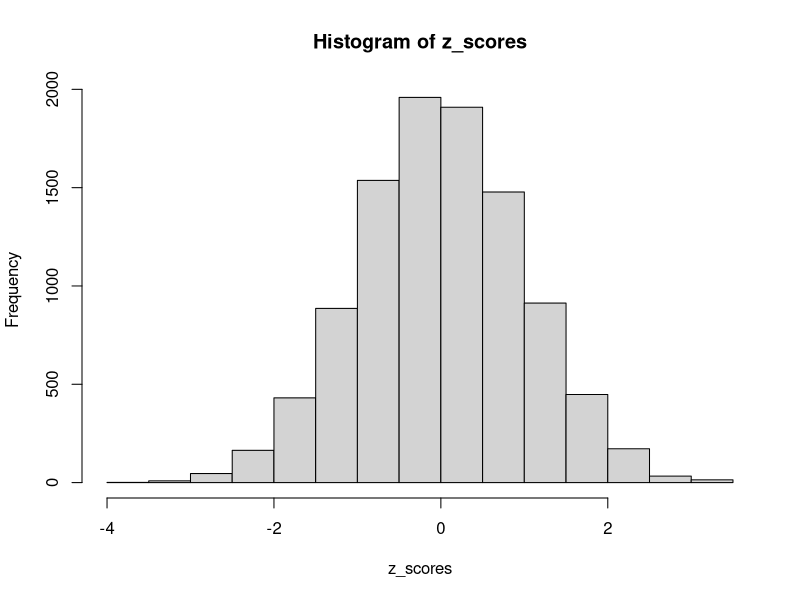
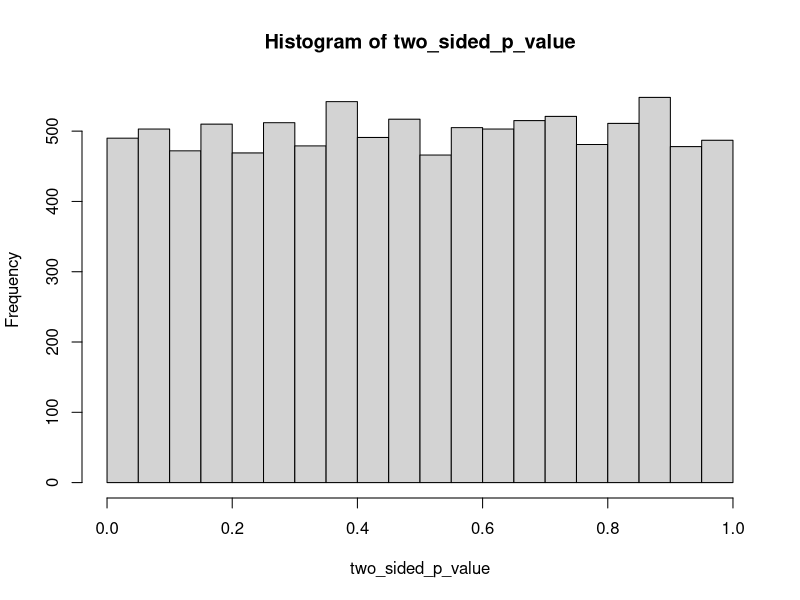
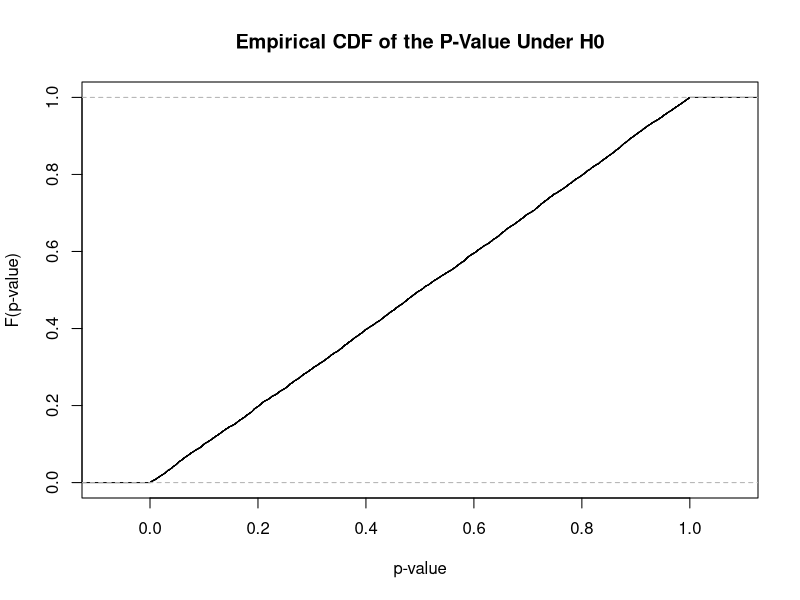
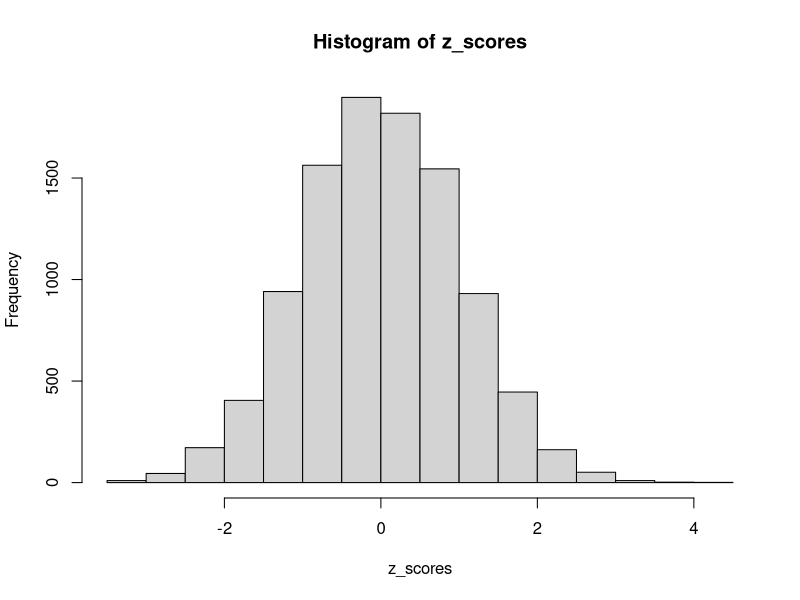
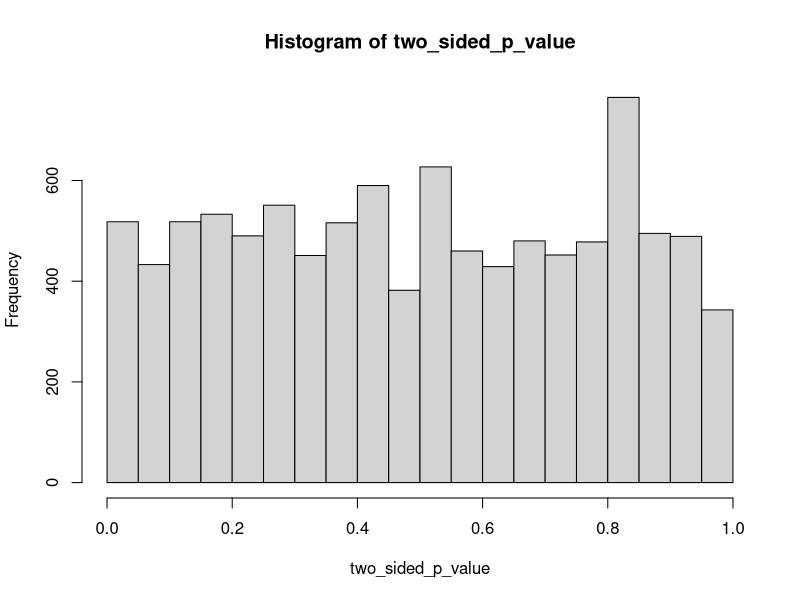
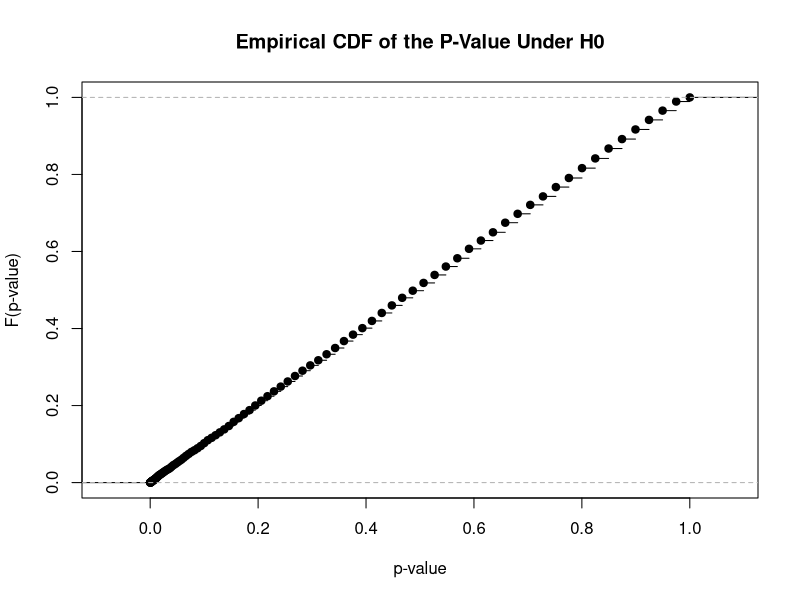
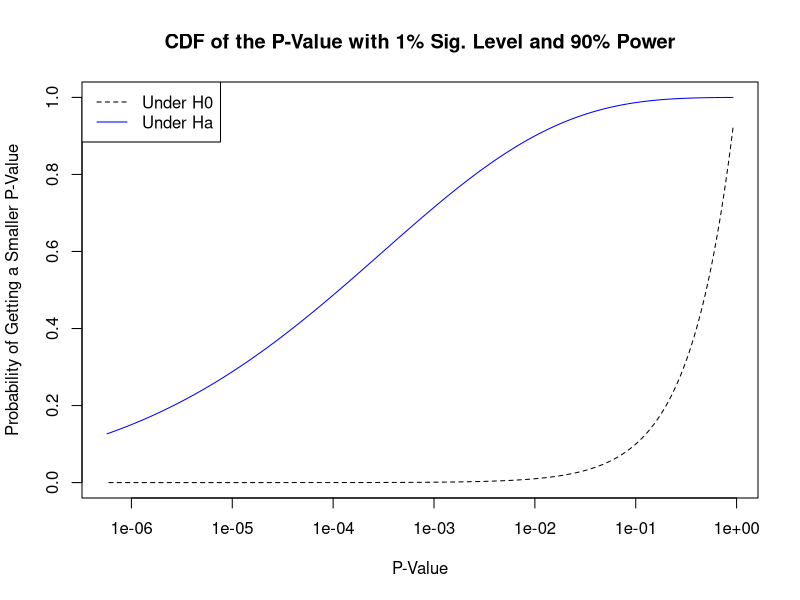
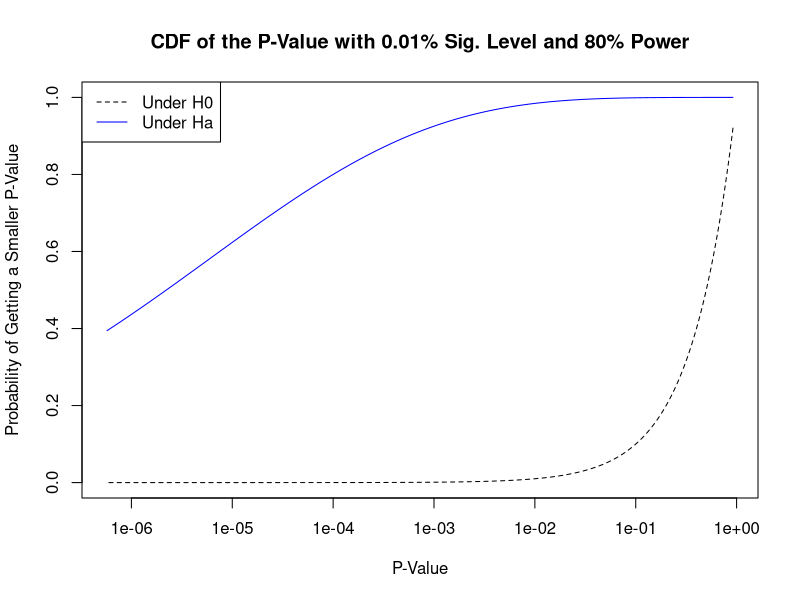

Reproduce these figures in R, in order.
## ---- chunk 1
knitr::opts_chunk$set(echo = TRUE)
## ---- chunk 2
set.seed(23)
n <- 100
mu <- 70
sigma <- 10

xbar <- numeric(10000) # empty vector to store sample means in

for(i in 1:10000){
  sim_values <- rnorm(n, mean = mu, sd = sigma)
  xbar[i] <- mean(sim_values)
}
## ---- chunk 3
z_scores <- (xbar - mu)/(sigma/sqrt(n))

hist(z_scores)
## ---- chunk 4
p_lower <- pnorm(z_scores, mean = 0, sd = 1, lower.tail = TRUE)
p_upper <- pnorm(z_scores, mean = 0, sd = 1, lower.tail = FALSE)
two_sided_p_value <- 2*pmin(p_lower, p_upper)
# pmin is a pairwise minimum, comparing the values at each index in the vectors
# Here it will return p_lower when z < 0 and p_upper when z > 0

hist(two_sided_p_value)
## ---- chunk 5
plot(ecdf(two_sided_p_value),
     xlab = "p-value",
     ylab = "F(p-value)",
     main = "Empirical CDF of the P-Value Under H0")
## ---- chunk 6
set.seed(23)

# assign the value of n
n <- 100
lamb <- 10
xbar <- numeric(10000) # empty vector to store sample means in

  
# create variables representing your distribution parameters and assign them reasonable values

for(i in 1:10000){
  # simulate n values from your distribution and store it in the vector sim_values
  sim_values <- rpois(n, lambda = lamb)
  xbar[i] <- mean(sim_values)
}

# define the variables mu and sigma and assign their values using the appropriate formulas
mu = lamb
sigma = sqrt(lamb)

z_scores <- (xbar - mu)/(sigma/sqrt(n))

hist(z_scores)

p_lower <- pnorm(z_scores, mean = 0, sd = 1, lower.tail = TRUE)
p_upper <- pnorm(z_scores, mean = 0, sd = 1, lower.tail = FALSE)
two_sided_p_value <- 2*pmin(p_lower, p_upper)

hist(two_sided_p_value)

plot(ecdf(two_sided_p_value),
     xlab = "p-value",
     ylab = "F(p-value)",
     main = "Empirical CDF of the P-Value Under H0")

## ---- chunk 7
alpha <- 0.05
(z_alpha <- qnorm(alpha/2, mean = 0, sd = 1)) # alpha/2 because half in each tail
## ---- chunk 8
power <- 0.80
(z_beta <- qnorm(power, mean = 0, sd = 1, lower.tail = FALSE))
## ---- chunk 9
(delta_z <- abs(z_alpha + z_beta)) 
# z_alpha and z_beta are both negative so we take absolute value of the sum
## ---- chunk 10
(pz <- pnorm(abs(z_alpha), mean = delta_z, sd = 1, lower.tail = FALSE))
## ---- chunk 11
(pvalue <- pnorm(delta_z, mean = 0, sd = 1, lower.tail = FALSE)*2)
# x2 because it's a two-sided critical region under H0 so we need a two-sided p-value
## ---- chunk 12
(pz <- pnorm(delta_z, mean = delta_z, sd = 1, lower.tail = FALSE))
# again we ignore the left tail as there is limited probability there
## ---- chunk 13
pvalue_cdf <- function(alpha = 0.05, power = 0.80){
  
  z_alpha <- qnorm(alpha/2, mean = 0, sd = 1, lower.tail = TRUE)
  z_beta <- qnorm(power, mean = 0, sd = 1, lower.tail = FALSE) 
  # z_beta is an overestimate but difference is negligible at high power 
  delta_z <- abs(z_alpha + z_beta)
  
  graph_title <- paste0("CDF of the P-Value with ", 
                        round(alpha*100, floor(-log10(alpha) + 2)), 
                        "% Sig. Level and ", 
                        round(power*100, floor(-log10(power) + 2)), 
                        "% Power" )
  
  z <- seq(0.1, 5, by = 0.01)
  pvalue <- pnorm(z, 0, 1, lower.tail = FALSE)*2
  pz <- pnorm(z, delta_z, 1, lower.tail = FALSE)
  plot(pvalue, pz, type = "l", col = "blue", log = "x",
       xlab = "P-Value",
       ylab = "Probability of Getting a Smaller P-Value",
       ylim = c(0,1),
       main = graph_title)
  
  lines(pvalue, pvalue, lty = "dashed")

  legend("topleft",
         legend = c("Under H0", "Under Ha"),
         col = c("black", "blue"),
         lty = c("dashed", "solid"))
  
  pvalue_df <- data.frame(pvalue = pvalue,
                          psmaller = pz)
  
  invisible(pvalue_df)
}

## ---- chunk 14
pvalue_cdf(alpha = 0.01, power= 0.90)
## ---- chunk 15
pvalue_cdf(alpha = 0.0001)
pvalue_cdf(alpha = 0.085)
pvalue_cdf(alpha = 0.03)
pvalue_cdf(alpha = 0.1)
pvalue_cdf(alpha = 0.69)
## ---- chunk 16
pvalue_cdf(power = .1)
pvalue_cdf(power = .5)
pvalue_cdf(power = .69)
pvalue_cdf(power = .82)
pvalue_cdf(power = .9999999999)
